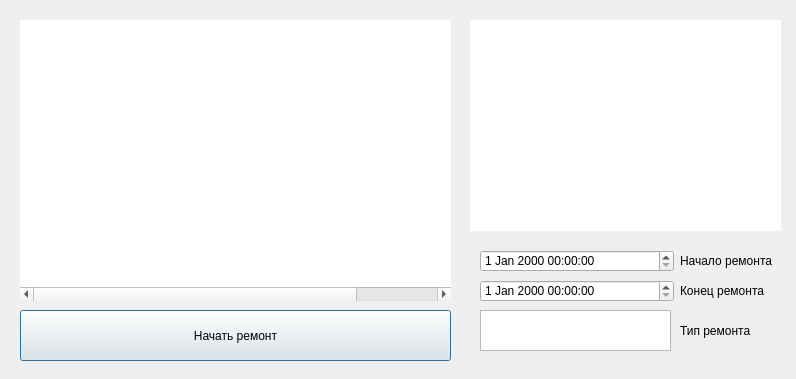
<?xml version="1.0" encoding="UTF-8"?>
<ui version="4.0">
 <class>repair</class>
 <widget class="QDialog" name="repair">
  <property name="geometry">
   <rect>
    <x>0</x>
    <y>0</y>
    <width>796</width>
    <height>379</height>
   </rect>
  </property>
  <property name="windowTitle">
   <string>Dialog</string>
  </property>
  <widget class="QTableWidget" name="tableWidget">
   <property name="geometry">
    <rect>
     <x>20</x>
     <y>20</y>
     <width>431</width>
     <height>281</height>
    </rect>
   </property>
   <property name="autoFillBackground">
    <bool>false</bool>
   </property>
   <property name="frameShape">
    <enum>QFrame::NoFrame</enum>
   </property>
   <property name="frameShadow">
    <enum>QFrame::Sunken</enum>
   </property>
   <property name="verticalScrollBarPolicy">
    <enum>Qt::ScrollBarAsNeeded</enum>
   </property>
   <property name="sizeAdjustPolicy">
    <enum>QAbstractScrollArea::AdjustIgnored</enum>
   </property>
   <property name="autoScrollMargin">
    <number>16</number>
   </property>
   <property name="dragEnabled">
    <bool>false</bool>
   </property>
   <property name="defaultDropAction">
    <enum>Qt::CopyAction</enum>
   </property>
   <property name="alternatingRowColors">
    <bool>false</bool>
   </property>
   <property name="gridStyle">
    <enum>Qt::CustomDashLine</enum>
   </property>
   <property name="sortingEnabled">
    <bool>true</bool>
   </property>
   <attribute name="horizontalHeaderVisible">
    <bool>false</bool>
   </attribute>
   <attribute name="horizontalHeaderCascadingSectionResizes">
    <bool>false</bool>
   </attribute>
   <attribute name="horizontalHeaderHighlightSections">
    <bool>true</bool>
   </attribute>
   <attribute name="horizontalHeaderShowSortIndicator" stdset="0">
    <bool>true</bool>
   </attribute>
   <attribute name="horizontalHeaderStretchLastSection">
    <bool>false</bool>
   </attribute>
   <attribute name="verticalHeaderVisible">
    <bool>false</bool>
   </attribute>
   <attribute name="verticalHeaderCascadingSectionResizes">
    <bool>false</bool>
   </attribute>
   <attribute name="verticalHeaderShowSortIndicator" stdset="0">
    <bool>false</bool>
   </attribute>
   <attribute name="verticalHeaderStretchLastSection">
    <bool>false</bool>
   </attribute>
   <column>
    <property name="text">
     <string>Станок</string>
    </property>
    <property name="font">
     <font>
      <weight>50</weight>
      <italic>false</italic>
      <bold>false</bold>
      <underline>false</underline>
      <strikeout>false</strikeout>
     </font>
    </property>
   </column>
   <column>
    <property name="text">
     <string>Тип ремонта</string>
    </property>
   </column>
   <column>
    <property name="text">
     <string>Дата начала ремонта</string>
    </property>
   </column>
   <column>
    <property name="text">
     <string>Дата окончания ремонта</string>
    </property>
   </column>
   <column>
    <property name="text">
     <string/>
    </property>
   </column>
  </widget>
  <widget class="QDateTimeEdit" name="dateTimeEdit_2">
   <property name="geometry">
    <rect>
     <x>480</x>
     <y>280</y>
     <width>194</width>
     <height>22</height>
    </rect>
   </property>
  </widget>
  <widget class="QPushButton" name="pushButton">
   <property name="geometry">
    <rect>
     <x>20</x>
     <y>310</y>
     <width>431</width>
     <height>51</height>
    </rect>
   </property>
   <property name="text">
    <string>Начать ремонт</string>
   </property>
  </widget>
  <widget class="QDateTimeEdit" name="dateTimeEdit">
   <property name="geometry">
    <rect>
     <x>480</x>
     <y>250</y>
     <width>194</width>
     <height>22</height>
    </rect>
   </property>
  </widget>
  <widget class="QLabel" name="label">
   <property name="geometry">
    <rect>
     <x>680</x>
     <y>250</y>
     <width>101</width>
     <height>21</height>
    </rect>
   </property>
   <property name="text">
    <string>Начало ремонта</string>
   </property>
  </widget>
  <widget class="QLabel" name="label_2">
   <property name="geometry">
    <rect>
     <x>680</x>
     <y>280</y>
     <width>101</width>
     <height>21</height>
    </rect>
   </property>
   <property name="text">
    <string>Конец ремонта</string>
   </property>
  </widget>
  <widget class="QTextEdit" name="textEdit">
   <property name="geometry">
    <rect>
     <x>480</x>
     <y>310</y>
     <width>191</width>
     <height>41</height>
    </rect>
   </property>
  </widget>
  <widget class="QTableWidget" name="tableWidget_2">
   <property name="geometry">
    <rect>
     <x>470</x>
     <y>20</y>
     <width>311</width>
     <height>211</height>
    </rect>
   </property>
   <property name="autoFillBackground">
    <bool>false</bool>
   </property>
   <property name="frameShape">
    <enum>QFrame::NoFrame</enum>
   </property>
   <property name="frameShadow">
    <enum>QFrame::Sunken</enum>
   </property>
   <property name="verticalScrollBarPolicy">
    <enum>Qt::ScrollBarAsNeeded</enum>
   </property>
   <property name="sizeAdjustPolicy">
    <enum>QAbstractScrollArea::AdjustIgnored</enum>
   </property>
   <property name="autoScrollMargin">
    <number>16</number>
   </property>
   <property name="dragEnabled">
    <bool>false</bool>
   </property>
   <property name="defaultDropAction">
    <enum>Qt::CopyAction</enum>
   </property>
   <property name="alternatingRowColors">
    <bool>false</bool>
   </property>
   <property name="gridStyle">
    <enum>Qt::CustomDashLine</enum>
   </property>
   <property name="sortingEnabled">
    <bool>true</bool>
   </property>
   <attribute name="horizontalHeaderVisible">
    <bool>false</bool>
   </attribute>
   <attribute name="horizontalHeaderCascadingSectionResizes">
    <bool>false</bool>
   </attribute>
   <attribute name="horizontalHeaderHighlightSections">
    <bool>true</bool>
   </attribute>
   <attribute name="horizontalHeaderShowSortIndicator" stdset="0">
    <bool>true</bool>
   </attribute>
   <attribute name="horizontalHeaderStretchLastSection">
    <bool>false</bool>
   </attribute>
   <attribute name="verticalHeaderVisible">
    <bool>false</bool>
   </attribute>
   <attribute name="verticalHeaderCascadingSectionResizes">
    <bool>false</bool>
   </attribute>
   <attribute name="verticalHeaderShowSortIndicator" stdset="0">
    <bool>false</bool>
   </attribute>
   <attribute name="verticalHeaderStretchLastSection">
    <bool>false</bool>
   </attribute>
   <column>
    <property name="text">
     <string>Станок</string>
    </property>
    <property name="font">
     <font>
      <weight>50</weight>
      <italic>false</italic>
      <bold>false</bold>
      <underline>false</underline>
      <strikeout>false</strikeout>
     </font>
    </property>
   </column>
   <column>
    <property name="text">
     <string>Марка</string>
    </property>
   </column>
   <column>
    <property name="text">
     <string>Страна-производитель</string>
    </property>
   </column>
  </widget>
  <widget class="QLabel" name="label_3">
   <property name="geometry">
    <rect>
     <x>680</x>
     <y>320</y>
     <width>71</width>
     <height>21</height>
    </rect>
   </property>
   <property name="text">
    <string>Тип ремонта</string>
   </property>
  </widget>
 </widget>
 <resources/>
 <connections/>
</ui>
